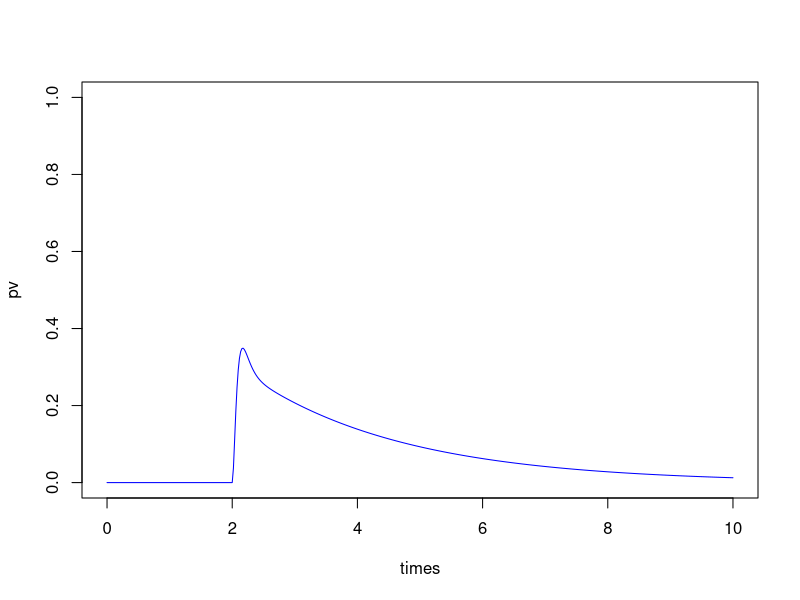

R code for this plot:
# the formula for protective effect of MVDA

library(deSolve)

times <- seq(0, 10, by = (1/52))

#MODEL PARAMETERS
parameters <- c(m_deploy = 12/1,          # rate of mass intervetion deployment
                ka = 52/2,       # 1/(time to full protective effect of vaccine after dose)
                kf = 5.62,       # fast rate of loss of vaccine protective effect
                ks = 0.4,        # slow rate of loss of vaccine protective effect
                delta = 12/1,    # 1/(time to transition between fast and slow rate for loss of vaccine protection)
                p_max_3 = 0.9        # maximum starting vaccine protection level
                )

inity <- as.vector(parameters['p_max_3'])
intvStart <- 2

# MODEL INITIAL CONDITIONS
state <- c(y01_3=inity, y02_3 = 0, yf_3=0, ys_3=0, Y=0)

# set up a function to solve the equations
prot<-function(t, state, parameters) 
{
  with(as.list(c(state, parameters)),
       {
         dY <- 1
         # dx0 <- -m_deploy*x0
         # dx1 <- m_deploy*x0-ld*x1
         dy01_3 <- -m_deploy*y01_3*(Y>intvStart)
         dy02_3 <- m_deploy*y01_3*(Y>intvStart)-ka*y02_3
         dyf_3 <-  ka*y02_3-(kf+delta)*yf_3
         dys_3 <-  kf*yf_3 - ks*ys_3
         
         # return the rate of change
         list(c(dy01_3, dy02_3, dyf_3, dys_3, dY))
       }
  ) 
  
}


# run the model
out <- ode(y = state, times = times, func = prot, parms = parameters)


pv <- out[,"yf_3"]+out[,"ys_3"]

plot(times,pv,type="l",col='blue',ylim=c(0,1))
